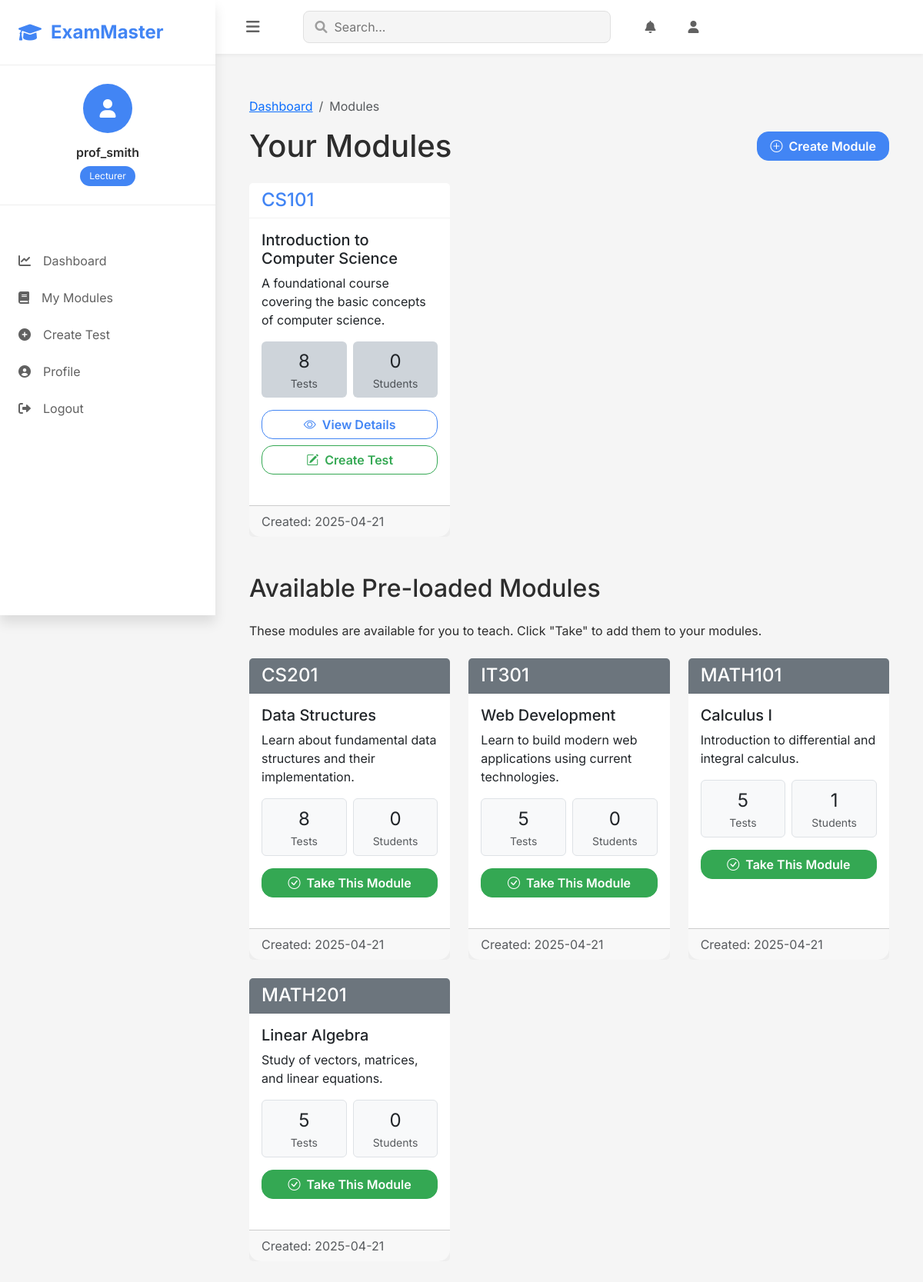
Screenshot of /lecturer/modules (signed in) with the database file from the repository.
### models.py (models this page shows, shortened)
class User(UserMixin, db.Model):
    id = db.Column(db.Integer, primary_key=True)
    username = db.Column(db.String(64), unique=True, nullable=False)
    email = db.Column(db.String(120), unique=True, nullable=False)
    password_hash = db.Column(db.String(256), nullable=False)
    role = db.Column(db.String(20), nullable=False)  # 'student', 'lecturer', or 'admin'
    date_registered = db.Column(db.DateTime, default=datetime.utcnow)
    face_encodings = db.Column(db.Text, nullable=True)  # store face encoding data as JSON
    created_tests = db.relationship('Test', backref='author', lazy=True,
                                   foreign_keys='Test.lecturer_id')
    test_attempts = db.relationship('TestAttempt', backref='student', lazy=True)
    taught_modules = db.relationship('Module', backref='lecturer', lazy=True)
    enrolled_modules = db.relationship('Module',
                                      secondary=student_module,
                                      backref=db.backref('enrolled_students', lazy='dynamic'),
                                      lazy='dynamic')
    def is_lecturer(self):
        return self.role == 'lecturer'
    def is_student(self):
        return self.role == 'student'
    def is_admin(self):
        print(f"Checking if user {self.username} is admin. Role: {self.role}")
        result = self.role == 'admin'
        print(f"is_admin result: {result}")
        return result

class Module(db.Model):
    id = db.Column(db.Integer, primary_key=True)
    code = db.Column(db.String(10), unique=True, nullable=False)  # e.g., CSC101
    name = db.Column(db.String(100), nullable=False)  # e.g., "Introduction to Computer Science"
    description = db.Column(db.Text, nullable=True)
    created_at = db.Column(db.DateTime, default=datetime.utcnow)
    lecturer_id = db.Column(db.Integer, db.ForeignKey('user.id'), nullable=True)
    tests = db.relationship('Test', backref='module', lazy=True)

### routes.py (the view)
@app.route('/lecturer/modules')
@login_required
def manage_modules():
    if not current_user.is_lecturer():
        flash('Access denied: You need to be a lecturer to manage modules.', 'danger')
        return redirect(url_for('index'))
    modules = Module.query.filter_by(lecturer_id=current_user.id).order_by(Module.code).all()
    available_modules = Module.query.filter(
        (Module.lecturer_id != current_user.id) |
        (Module.lecturer_id == None)
    ).order_by(Module.code).all()
    return render_template(
        'lecturer/manage_modules.html',
        title='Manage Modules',
        modules=modules,
        available_modules=available_modules
    )

### models.py (called while the page is built)
@login_manager.user_loader
def load_user(user_id):
    return User.query.get(int(user_id))

### templates/lecturer/manage_modules.html (shortened to what this page needs)
{% extends "base.html" %}
{% block content %}
<div class="container py-4">
    <nav aria-label="breadcrumb">
        <ol class="breadcrumb">
            <li class="breadcrumb-item"><a href="{{ url_for('lecturer_dashboard') }}">Dashboard</a></li>
            <li class="breadcrumb-item active" aria-current="page">Modules</li>
        </ol>
    </nav>
    <div class="d-flex justify-content-between align-items-center mb-4">
        <h1 class="mb-0">Your Modules</h1>
        <a href="{{ url_for('create_module') }}" class="btn btn-primary">
            <i class="bi bi-plus-circle me-2"></i>Create Module
        </a>
    </div>
    {% if modules %}
        <div class="row row-cols-1 row-cols-md-2 row-cols-lg-3 g-4 mb-5">
            {% for module in modules %}
                <div class="col">
                    <div class="card dashboard-card">
                        <div class="card-header">
                            <h4 class="mb-0">{{ module.code }}</h4>
                        </div>
                        <div class="card-body">
                            <h5 class="card-title">{{ module.name }}</h5>
                            {% if module.description %}
                                <p class="card-text">{{ module.description }}</p>
                            {% endif %}
                            <div class="row g-2 mb-3 text-center">
                                <div class="col-6">
                                    <div class="p-2 bg-dark-subtle rounded">
                                        <div class="fs-4">{{ module.tests|length }}</div>
                                        <div class="small text-muted">Tests</div>
                                    </div>
                                </div>
                                <div class="col-6">
                                    <div class="p-2 bg-dark-subtle rounded">
                                        <div class="fs-4">{{ module.enrolled_students.count() }}</div>
                                        <div class="small text-muted">Students</div>
                                    </div>
                                </div>
                            </div>
                            <div class="d-grid gap-2">
                                <a href="{{ url_for('module_details', module_id=module.id) }}" class="btn btn-outline-primary">
                                    <i class="bi bi-eye me-2"></i>View Details
                                </a>
                                <a href="{{ url_for('create_test_for_module', module_id=module.id) }}" class="btn btn-outline-success">
                                    <i class="bi bi-pencil-square me-2"></i>Create Test
                                </a>
                            </div>
                        </div>
                        <div class="card-footer text-muted">
                            Created: {{ module.created_at.strftime('%Y-%m-%d') }}
                        </div>
                    </div>
                </div>
            {% endfor %}
        </div>
    {% endif %}
    {% if available_modules %}
    <h2 class="mt-5 mb-4">Available Pre-loaded Modules</h2>
    <p class="mb-4">These modules are available for you to teach. Click "Take" to add them to your modules.</p>
    <div class="row row-cols-1 row-cols-md-2 row-cols-lg-3 g-4 mb-5">
        {% for module in available_modules %}
            <div class="col">
                <div class="card dashboard-card border-secondary">
                    <div class="card-header bg-secondary text-white">
                        <h4 class="mb-0">{{ module.code }}</h4>
                    </div>
                    <div class="card-body">
                        <h5 class="card-title">{{ module.name }}</h5>
                        {% if module.description %}
                            <p class="card-text">{{ module.description }}</p>
                        {% endif %}
                        <div class="row g-2 mb-3 text-center">
                            <div class="col-6">
                                <div class="p-2 bg-light rounded border">
                                    <div class="fs-4">{{ module.tests|length }}</div>
                                    <div class="small text-muted">Tests</div>
                                </div>
                            </div>
                            <div class="col-6">
                                <div class="p-2 bg-light rounded border">
                                    <div class="fs-4">{{ module.enrolled_students.count() }}</div>
                                    <div class="small text-muted">Students</div>
                                </div>
                            </div>
                        </div>
                        <div class="d-grid">
                            <a href="{{ url_for('take_module', module_id=module.id) }}" class="btn btn-success">
                                <i class="bi bi-check-circle me-2"></i>Take This Module
                            </a>
                        </div>
                    </div>
                    <div class="card-footer text-muted">
                        Created: {{ module.created_at.strftime('%Y-%m-%d') }}
                    </div>
                </div>
            </div>
        {% endfor %}
    </div>
    {% endif %}
</div>
{% endblock %}

### templates/base.html (shortened to what this page needs)
<!DOCTYPE html>
<html lang="en">
<head>
    <link href="https://cdn.jsdelivr.net/npm/bootstrap@5.3.0-alpha1/dist/css/bootstrap.min.css" rel="stylesheet">
    <link rel="stylesheet" href="https://cdnjs.cloudflare.com/ajax/libs/font-awesome/6.0.0/css/all.min.css">
    <link rel="stylesheet" href="https://cdn.jsdelivr.net/npm/bootstrap-icons@1.11.3/font/bootstrap-icons.min.css">
    <link rel="stylesheet" href="{{ url_for('static', filename='css/style.css', v='1.0.1') }}">
    <script src="https://cdn.jsdelivr.net/npm/chart.js"></script> </head>
<body class="modern-theme">
    <nav class="sidebar" id="sidebar">
        <div class="sidebar-header">
            <a class="brand" href="{{ url_for('index') }}">
                <i class="fas fa-graduation-cap"></i>
                <span>ExamMaster</span>
            </a>
        </div>
        {% if current_user.is_authenticated %}
        <div class="user-profile">
            <div class="avatar">
                <i class="fas fa-user"></i>
            </div>
            <div class="user-info">
                <h6>{{ current_user.username }}</h6>
                <span class="role-badge">{{ current_user.role.capitalize() }}</span>
            </div>
        </div>
        <ul class="nav-links">
            {% if current_user.is_admin() %}
                <li><a href="{{ url_for('admin_dashboard') }}"><i class="fas fa-chart-line"></i>Dashboard</a></li>
                <li><a href="{{ url_for('admin_manage_users') }}"><i class="fas fa-users"></i>Users</a></li>
                <li><a href="{{ url_for('admin_manage_modules') }}"><i class="fas fa-book"></i>Modules</a></li>
            {% elif current_user.is_lecturer() %}
                <li><a href="{{ url_for('lecturer_dashboard') }}"><i class="fas fa-chart-line"></i>Dashboard</a></li>
                <li><a href="{{ url_for('manage_modules') }}"><i class="fas fa-book"></i>My Modules</a></li>
                <li><a href="{{ url_for('create_test') }}"><i class="fas fa-plus-circle"></i>Create Test</a></li>
            {% endif %}
            <li><a href="{{ url_for('profile') }}"><i class="fas fa-user-circle"></i>Profile</a></li>
            <li><a href="{{ url_for('logout') }}"><i class="fas fa-sign-out-alt"></i>Logout</a></li>
        </ul>
        {% endif %}
    </nav>
    <div class="main-content">
        <header class="top-bar">
            <button id="sidebar-toggle" class="menu-toggle">
                <i class="fas fa-bars"></i>
            </button>
            <div class="search-bar">
                <i class="fas fa-search"></i>
                <input type="text" placeholder="Search...">
            </div>
            {% if current_user.is_authenticated %}
            <div class="top-bar-actions">
                <a href="#" class="action-btn"><i class="fas fa-bell"></i></a>
                <a href="{{ url_for('profile') }}" class="action-btn"><i class="fas fa-user"></i></a>
            </div>
            {% endif %}
        </header>
        <main class="content-wrapper">
            {% block content %}{% endblock %}
        </main>
    </div>
</body>
</html>

### rows the page displays
User: username "prof_smith", role "Lecturer"
Module: code "CS101", name "Introduction to Computer Science", description "A foundational course covering the basic concepts of computer science.", tests|length "8", enrolled_students.count "0", created_at "2025-04-21"
Module: code "CS201", name "Data Structures", description "Learn about fundamental data structures and their implementation.", tests|length "8", enrolled_students.count "0", created_at "2025-04-21"
Module: code "IT301", name "Web Development", description "Learn to build modern web applications using current technologies.", tests|length "5", enrolled_students.count "0", created_at "2025-04-21"
Module: code "MATH101", name "Calculus I", description "Introduction to differential and integral calculus.", tests|length "5", enrolled_students.count "1", created_at "2025-04-21"
Module: code "MATH201", name "Linear Algebra", description "Study of vectors, matrices, and linear equations.", tests|length "5", enrolled_students.count "0", created_at "2025-04-21"
